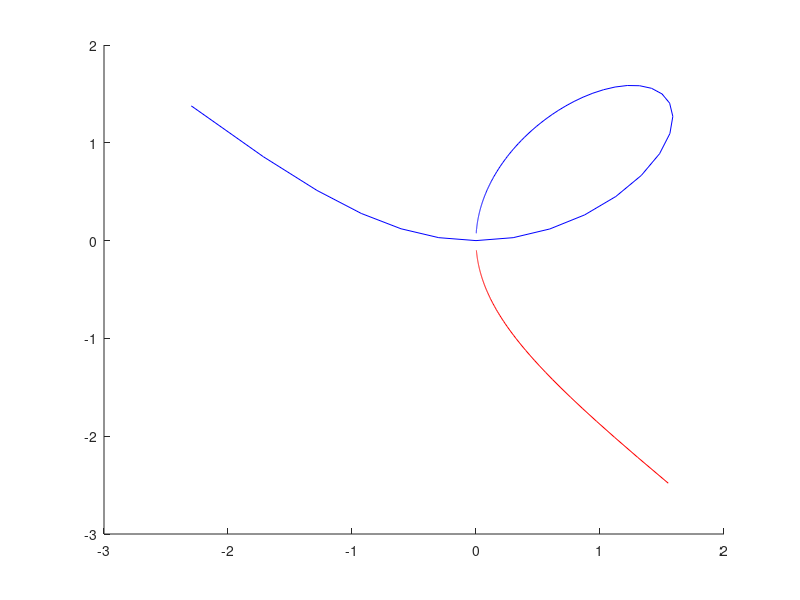

The MATLAB source for this figure:
t1 = -30:0.1:-1.6;
t2 = -0.6:0.1:40;
x1 = (3*t1)./(1+t1.^3);
y1 = (3*t1.^2)./(1+t1.^3);
x2 = (3*t2)./(1+t2.^3);
y2 = (3*t2.^2)./(1+t2.^3);
clf
hold on
plot (x1, y1, 'r-');
plot (x2, y2, 'b-');
hold off

